Frame 1 (no input): blank canvas, image omitted
Frame 60 (the mouse pressed at the canvas centre just before this capture): blank canvas, image omitted
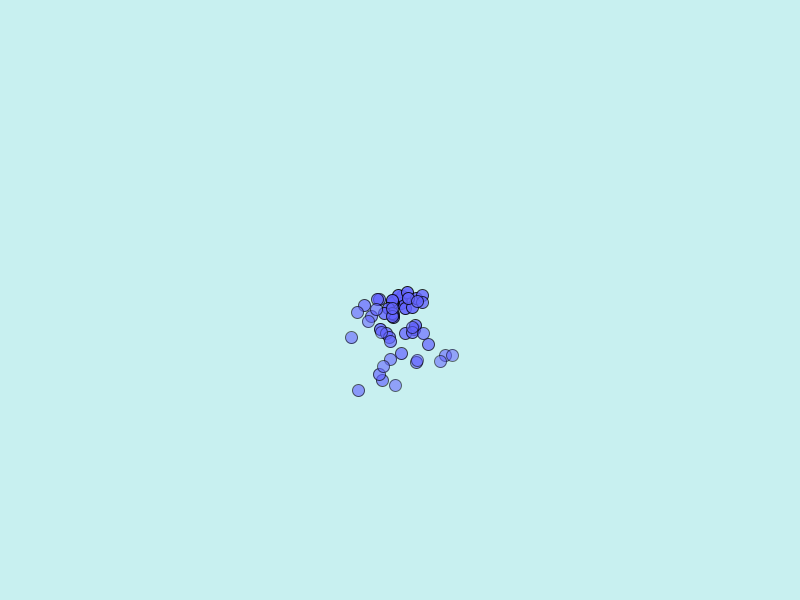
Frame 120 (the mouse held since frame 60 and released just before this capture)

The Processing sketch whose frames 1 and 60 were blank and that drew this single picture after the mouse press (run headless with seeded random() and noise(); from frame 60 on, the mouse is pressed at the canvas centre):

// Processing sketch: particle_systems
// ── particle_systems.pde
ArrayList<ParticleSystem> systems;

void setup() {
  size(800, 600);
  systems = new ArrayList<ParticleSystem>();
}
void draw() {
  background(200,240,240);
  for (int i = systems.size()-1; i >= 0; i--) {
    ParticleSystem ps = systems.get(i);
    ps.run();
    if (ps.full == false) {
      ps.addParticle();
    }
    if (ps.particles.isEmpty()) {
      systems.remove(ps);
    }
  }
}
void mousePressed() {
  systems.add(new ParticleSystem(new PVector(mouseX,mouseY)));
}
// ── Particle.pde
class Particle {
  PVector pos, vel, acc;
  int lifespan;
  Particle(PVector location) {
    pos = location.get();
    vel = new PVector(random(-1,1),random(-1,1));
    acc = new PVector(0,0.05);
    lifespan = 255;
  }
  void update() {
    vel.add(acc);
    pos.add(vel);
    lifespan -= 2;
  }
  boolean isDead() {
    if (lifespan <= 0) {
      return true;
    } else {
      return false;
    }
  }
  void display() {
    stroke(0,0,0,lifespan);
    fill(100,100,255,lifespan);
    ellipse(pos.x,pos.y,12,12);
  }
}
// ── ParticleSystem.pde
class ParticleSystem {
  ArrayList<Particle> particles;
  PVector origin;
  boolean full;
  
  ParticleSystem(PVector location) {
    origin = location.copy();
    particles = new ArrayList<Particle>();
    full = false;
  }
  void addParticle() {
    particles.add(new Particle(origin));
  }
  void run() {
    for (int i = particles.size()-1; i >= 0; i--) {
      Particle p = particles.get(i);
      p.update();
      p.display();
      if (p.isDead()) {
        particles.remove(i);
        full = true;
      }
    }
  }
}
